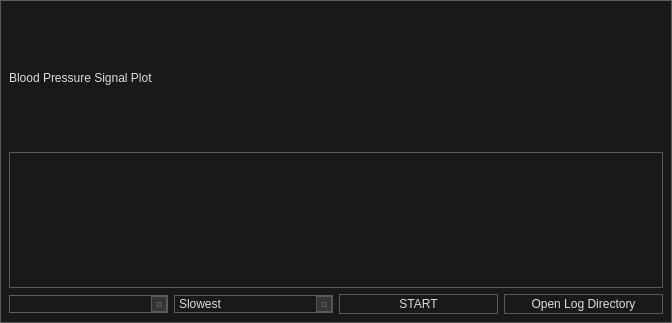
<?xml version="1.0" encoding="UTF-8"?>
<ui version="4.0">
 <author>Josh Bradshaw</author>
 <class>win_trigger</class>
 <widget class="QMainWindow" name="win_trigger">
  <property name="geometry">
   <rect>
    <x>0</x>
    <y>0</y>
    <width>672</width>
    <height>323</height>
   </rect>
  </property>
  <property name="windowTitle">
   <string>MainWindow</string>
  </property>
  <property name="autoFillBackground">
   <bool>false</bool>
  </property>
  <property name="styleSheet">
   <string notr="true">/*
	Copyright 2013 Emanuel Claesson

	Licensed under the Apache License, Version 2.0 (the &quot;License&quot;);
	you may not use this file except in compliance with the License.
	You may obtain a copy of the License at

		http://www.apache.org/licenses/LICENSE-2.0

	Unless required by applicable law or agreed to in writing, software
	distributed under the License is distributed on an &quot;AS IS&quot; BASIS,
	WITHOUT WARRANTIES OR CONDITIONS OF ANY KIND, either express or implied.
	See the License for the specific language governing permissions and
	limitations under the License.
*/

/*
	COLOR_DARK     = #191919
	COLOR_MEDIUM   = #353535
	COLOR_MEDLIGHT = #5A5A5A
	COLOR_LIGHT    = #DDDDDD
	COLOR_ACCENT   = #3D7848
*/

* {
	background: #191919;
	color: #DDDDDD;
	border: 1px solid #5A5A5A;
}

QWidget::item:selected {
	background: #3D7848;
}

QCheckBox, QRadioButton {
	border: none;
}

QRadioButton::indicator, QCheckBox::indicator {
	width: 13px;
	height: 13px;
}

QRadioButton::indicator::unchecked, QCheckBox::indicator::unchecked {
	border: 1px solid #5A5A5A;
	background: none;
}

QRadioButton::indicator:unchecked:hover, QCheckBox::indicator:unchecked:hover {
	border: 1px solid #DDDDDD;
}

QRadioButton::indicator::checked, QCheckBox::indicator::checked {
	border: 1px solid #5A5A5A;
	background: #5A5A5A;
}

QRadioButton::indicator:checked:hover, QCheckBox::indicator:checked:hover {
	border: 1px solid #DDDDDD;
	background: #DDDDDD;
}

QGroupBox {
	margin-top: 6px;
}

QGroupBox::title {
	top: -7px;
	left: 7px;
}

QScrollBar {
	border: 1px solid #5A5A5A;
	background: #191919;
}

QScrollBar:horizontal {
	height: 15px;
	margin: 0px 0px 0px 32px;
}

QScrollBar:vertical {
	width: 15px;
	margin: 32px 0px 0px 0px;
}

QScrollBar::handle {
	background: #353535;
	border: 1px solid #5A5A5A;
}

QScrollBar::handle:horizontal {
	border-width: 0px 1px 0px 1px;
}

QScrollBar::handle:vertical {
	border-width: 1px 0px 1px 0px;
}

QScrollBar::handle:horizontal {
	min-width: 20px;
}

QScrollBar::handle:vertical {
	min-height: 20px;
}

QScrollBar::add-line, QScrollBar::sub-line {
	background:#353535;
	border: 1px solid #5A5A5A;
	subcontrol-origin: margin;
}

QScrollBar::add-line {
	position: absolute;
}

QScrollBar::add-line:horizontal {
	width: 15px;
	subcontrol-position: left;
	left: 15px;
}

QScrollBar::add-line:vertical {
	height: 15px;
	subcontrol-position: top;
	top: 15px;
}

QScrollBar::sub-line:horizontal {
	width: 15px;
	subcontrol-position: top left;
}

QScrollBar::sub-line:vertical {
	height: 15px;
	subcontrol-position: top;
}

QScrollBar:left-arrow, QScrollBar::right-arrow, QScrollBar::up-arrow, QScrollBar::down-arrow {
	border: 1px solid #5A5A5A;
	width: 3px;
	height: 3px;
}

QScrollBar::add-page, QScrollBar::sub-page {
	background: none;
}

QAbstractButton:hover {
	background: #353535;
}

QAbstractButton:pressed {
	background: #353535;
}

QPushButton:pressed {
    background: #353535;
 }

QPushButton:hover {
    background: #191919;
}

QPushButton:checked {
    background: #6E6E6E;
 }

QAbstractItemView {
	show-decoration-selected: 1;
	selection-background-color: #3D7848;
	selection-color: #DDDDDD;
	alternate-background-color: #353535;
}

QHeaderView {
	border: 1px solid #5A5A5A;
}

QHeaderView::section {
	background: #191919;
	border: 1px solid #5A5A5A;
	padding: 4px;
}

QHeaderView::section:selected, QHeaderView::section::checked {
	background: #353535;
}

QTableView {
	gridline-color: #5A5A5A;
}

QTabBar {
	margin-left: 2px;
}

QwtPlot {
	padding: 4px;
}

QPushButton {
	padding: 2px;
}

QTabBar::tab {
	border-radius: 0px;
	padding: 4px;
	margin: 4px;
}

QTabBar::tab:selected {
	background: #353535;
}

QComboBox::down-arrow {
	border: 1px solid #5A5A5A;
	background: #353535;
}

QComboBox::drop-down {
	border: 1px solid #5A5A5A;
	background: #353535;
}

QComboBox::down-arrow {
	width: 3px;
	height: 3px;
	border: 1px solid #5A5A5A;
}

QAbstractSpinBox {
	padding-right: 15px;
}

QAbstractSpinBox::up-button, QAbstractSpinBox::down-button {
	border: 1px solid #5A5A5A;
	background: #353535;
	subcontrol-origin: border;
}

QAbstractSpinBox::up-arrow, QAbstractSpinBox::down-arrow {
	width: 3px;
	height: 3px;
	border: 1px solid #5A5A5A;
}

QSlider {
	border: none;
}

QSlider::groove:horizontal {
	height: 5px;
	margin: 4px 0px 4px 0px;
}

QSlider::groove:vertical {
	width: 5px;
	margin: 0px 4px 0px 4px;
}

QSlider::handle {
	border: 1px solid #5A5A5A;
	background: #353535;
}

QSlider::handle:horizontal {
	width: 15px;
	margin: -4px 0px -4px 0px;
}

QSlider::handle:vertical {
	height: 15px;
	margin: 0px -4px 0px -4px;
}

QSlider::add-page:vertical, QSlider::sub-page:horizontal {
	background: #3D7848;
}

QSlider::sub-page:vertical, QSlider::add-page:horizontal {
	background: #353535;
}

QLabel {
	border: none;
}

QProgressBar {
	text-align: center;
}

QProgressBar::chunk {
	width: 1px;
	background-color: #3D7848;
}

QMenu::separator {
	background: #353535;
}</string>
  </property>
  <widget class="QWidget" name="centralwidget">
   <layout class="QGridLayout" name="gridLayout">
    <item row="0" column="0">
     <widget class="QLabel" name="label">
      <property name="text">
       <string>Blood Pressure Signal Plot</string>
      </property>
     </widget>
    </item>
    <item row="2" column="0">
     <widget class="QComboBox" name="serialPortSelector"/>
    </item>
    <item row="2" column="1">
     <widget class="QComboBox" name="speedSelect">
      <item>
       <property name="text">
        <string>Slowest</string>
       </property>
      </item>
      <item>
       <property name="text">
        <string>Slow</string>
       </property>
      </item>
      <item>
       <property name="text">
        <string>Medium</string>
       </property>
      </item>
      <item>
       <property name="text">
        <string>Fast</string>
       </property>
      </item>
     </widget>
    </item>
    <item row="2" column="2">
     <widget class="QPushButton" name="startBtn">
      <property name="toolTip">
       <string>&lt;html&gt;&lt;head/&gt;&lt;body&gt;&lt;p&gt;Start plotting the trigger and sensor data&lt;/p&gt;&lt;/body&gt;&lt;/html&gt;</string>
      </property>
      <property name="text">
       <string>START</string>
      </property>
      <property name="checkable">
       <bool>true</bool>
      </property>
      <property name="checked">
       <bool>false</bool>
      </property>
     </widget>
    </item>
    <item row="2" column="3">
     <widget class="QPushButton" name="logDataButton">
      <property name="toolTip">
       <string>&lt;html&gt;&lt;head/&gt;&lt;body&gt;&lt;p&gt;If toggled on, log files will be created based on the triggering data.&lt;/p&gt;&lt;/body&gt;&lt;/html&gt;</string>
      </property>
      <property name="text">
       <string>Open Log Directory</string>
      </property>
      <property name="checkable">
       <bool>false</bool>
      </property>
      <property name="checked">
       <bool>false</bool>
      </property>
     </widget>
    </item>
    <item row="1" column="0" colspan="4">
     <widget class="QwtPlot" name="bpPlot"/>
    </item>
   </layout>
  </widget>
 </widget>
 <customwidgets>
  <customwidget>
   <class>QwtPlot</class>
   <extends>QFrame</extends>
   <header>qwt_plot.h</header>
  </customwidget>
 </customwidgets>
 <resources/>
 <connections/>
</ui>
